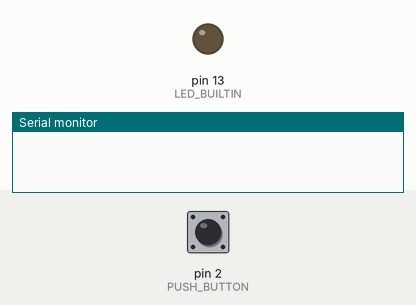
This sketch was run on a simulated Arduino Uno, built with avr-gcc and run on an emulated ATmega328P. Shown: output pins drawn as LEDs (lit = HIGH), the last lines printed to the serial monitor. Inputs (shaded band) come from the test bench; at power-on: pin 2 (PUSH_BUTTON) LOW.

Above: at 1.2 s.
1.3 s: pin 2 (PUSH_BUTTON) pulled HIGH for 0.15 s
At 1.37 s:
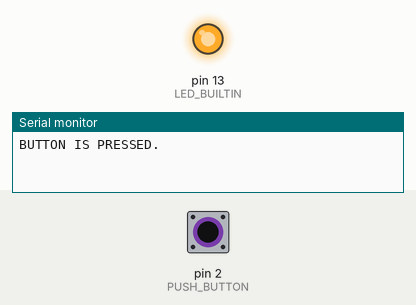
2.9 s: pin 2 (PUSH_BUTTON) pulled HIGH for 3.2 s
At 6.5 s:
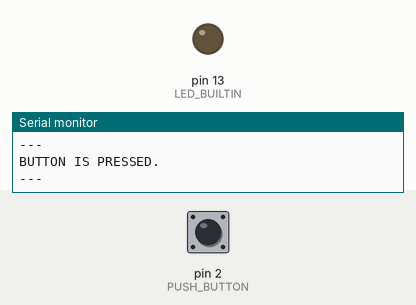
Timing chart, 0 to 8.0 s (numbered marks = the images above; inputs shaded):
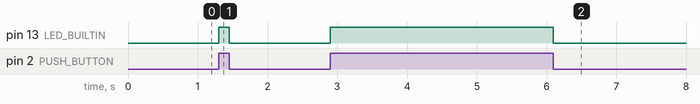

Measured:
- after the input at 1.3 s, pin 13 (LED_BUILTIN): LOW → HIGH at once, → LOW 0.15 s later
- after the input at 2.9 s, pin 13 (LED_BUILTIN): LOW → HIGH at once, → LOW 3.2 s later

The sketch:

button_led_test.ino
```cpp
const int PUSH_BUTTON = 2;
bool flag;

void setup()
{
  Serial.begin(9600);
  pinMode(LED_BUILTIN, OUTPUT);
  pinMode(PUSH_BUTTON, INPUT);
  flag=false;
    // put your setup code here, to run once:

}

void loop() {
  // put your main code here, to run repeatedly:
  int button_status = digitalRead(PUSH_BUTTON);
  if(button_status == HIGH)
  {

    if(flag == false){
      digitalWrite(LED_BUILTIN, HIGH);
      Serial.println("BUTTON IS PRESSED.");
      flag = true;
    }

  }
    if(button_status == LOW)
  {

    if(flag == true){
      digitalWrite(LED_BUILTIN, LOW);
      Serial.println("---");
      flag = false;
    }

  }


}
```
